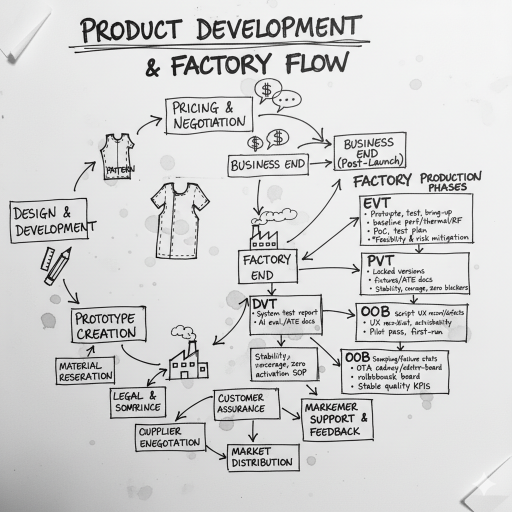
#> input picture product_manuscript.png, 1024 x 1024 px (shown at 1/2 size)
$ python -i ocr_server.py   (imports and definitions only)
#> lines starting #> are read from the running program, lines starting #| are printed output that depends on the picture
#> further down, picture is the input picture: shape (1024, 1024, 3); mean B, G, R 211.3, 211.3, 211.2
#!/usr/bin/env python3
import argparse
import base64
import json
import logging
import os
import urllib.error
import urllib.request
import urllib.parse
from http import HTTPStatus
from http.server import BaseHTTPRequestHandler, HTTPServer

import cv2
import easyocr
import numpy as np


# [105 lines left out: functions decode_base64_image, bbox_to_xywh, build_response, build_raw_response, forward_headers, proxy_ollama and 1 more, not called in this run]


def clamp_int(value, default, min_value=None, max_value=None):
    try:
        number = int(value)
    except (TypeError, ValueError):
        return default
    if min_value is not None:
        number = max(min_value, number)
    if max_value is not None:
        number = min(max_value, number)
    return number


def detect_lines(image, params=None):
    if not isinstance(params, dict):
        params = {}
    max_lines = clamp_int(params.get("max_lines"), 80, min_value=1, max_value=400)
    canny_low = clamp_int(params.get("canny_low"), 50, min_value=0, max_value=500)
    canny_high = clamp_int(params.get("canny_high"), 150, min_value=0, max_value=500)
    if canny_high < canny_low:
        canny_high = canny_low
    threshold = clamp_int(params.get("threshold"), 60, min_value=1, max_value=500)
    min_line_length = clamp_int(params.get("min_line_length"), 30, min_value=0, max_value=2000)
    max_line_gap = clamp_int(params.get("max_line_gap"), 8, min_value=0, max_value=500)
    gray = cv2.cvtColor(image, cv2.COLOR_BGR2GRAY)
    blurred = cv2.GaussianBlur(gray, (3, 3), 0)
    edges = cv2.Canny(blurred, canny_low, canny_high)
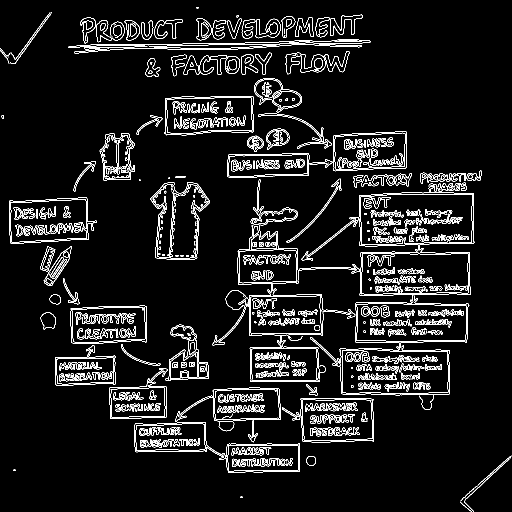
#> edges: shape (1024, 1024) (shown at 1/2 size); 6.6% white in thin lines or dots
    lines = cv2.HoughLinesP(
        edges,
        1,
        np.pi / 180,
        threshold=threshold,
        minLineLength=min_line_length,
        maxLineGap=max_line_gap,
    )
#> lines = 841 rows, first 6: [365, 87, 465, 86], [501, 749, 612, 743], [417, 89, 496, 89], [193, 91, 297, 91], [775, 699, 817, 700], [111, 760, 230, 756]
    if lines is None:
        return []
    segments = []
    for line in lines:
        x1, y1, x2, y2 = map(int, line[0])
        length = ((x2 - x1) ** 2 + (y2 - y1) ** 2) ** 0.5
        segments.append({
            "x1": x1,
            "y1": y1,
            "x2": x2,
            "y2": y2,
            "length": round(float(length), 2),
        })
#> this loop made 841 passes
#> (x1, y1, x2, y2, length) on passes 1 to 3: (365, 87, 465, 86, 100), (501, 749, 612, 743, 111.2), (417, 89, 496, 89, 79)
#> after the loop, segments = 841 items
    segments.sort(key=lambda item: item["length"], reverse=True)
    return segments[:max_lines]


# [43 lines left out: functions read_log_lines, handle_logs, not called in this run]


class OcrHandler(BaseHTTPRequestHandler):
    reader = None

    def log_message(self, format, *args):
        logging.info("%s - %s", self.address_string(), format % args)

    def do_OPTIONS(self):
        build_response(self, HTTPStatus.NO_CONTENT, {})

    # [81 lines left out: functions do_GET, do_POST, main, not called in this run]


# [2 lines not run here, left out]

>>> import cv2
>>> picture = cv2.imread('product_manuscript.png')
>>> result = detect_lines(picture)
#> result = 80 items
